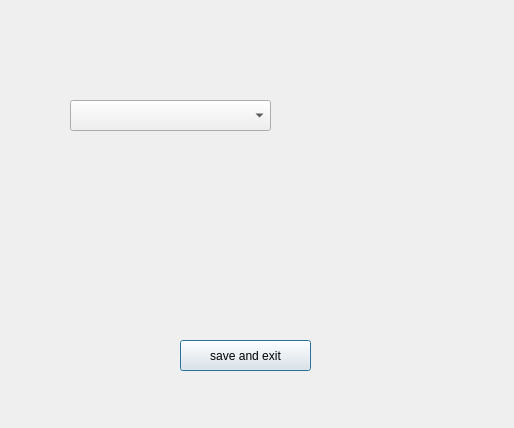
<?xml version="1.0" encoding="UTF-8"?>
<ui version="4.0">
 <class>ManagerGUI</class>
 <widget class="QDialog" name="ManagerGUI">
  <property name="geometry">
   <rect>
    <x>0</x>
    <y>0</y>
    <width>514</width>
    <height>428</height>
   </rect>
  </property>
  <property name="windowTitle">
   <string>Dialog</string>
  </property>
  <widget class="QPushButton" name="button_save">
   <property name="geometry">
    <rect>
     <x>180</x>
     <y>340</y>
     <width>131</width>
     <height>31</height>
    </rect>
   </property>
   <property name="text">
    <string>save and exit</string>
   </property>
  </widget>
  <widget class="QComboBox" name="comboBox">
   <property name="geometry">
    <rect>
     <x>70</x>
     <y>100</y>
     <width>201</width>
     <height>31</height>
    </rect>
   </property>
  </widget>
 </widget>
 <resources/>
 <connections/>
</ui>
